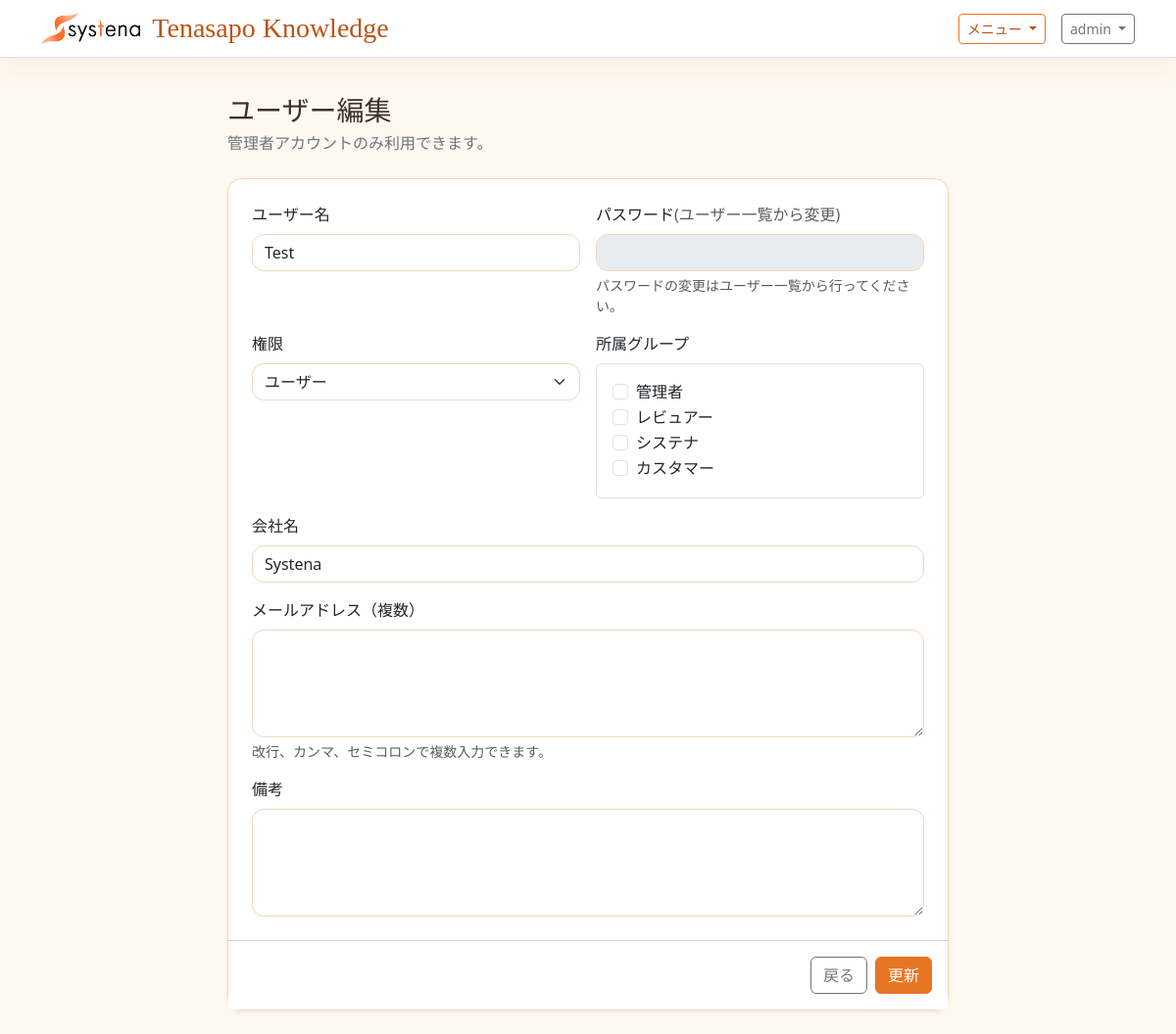
/users/2/edit/ (signed in), run on an earlier commit of the app's database.
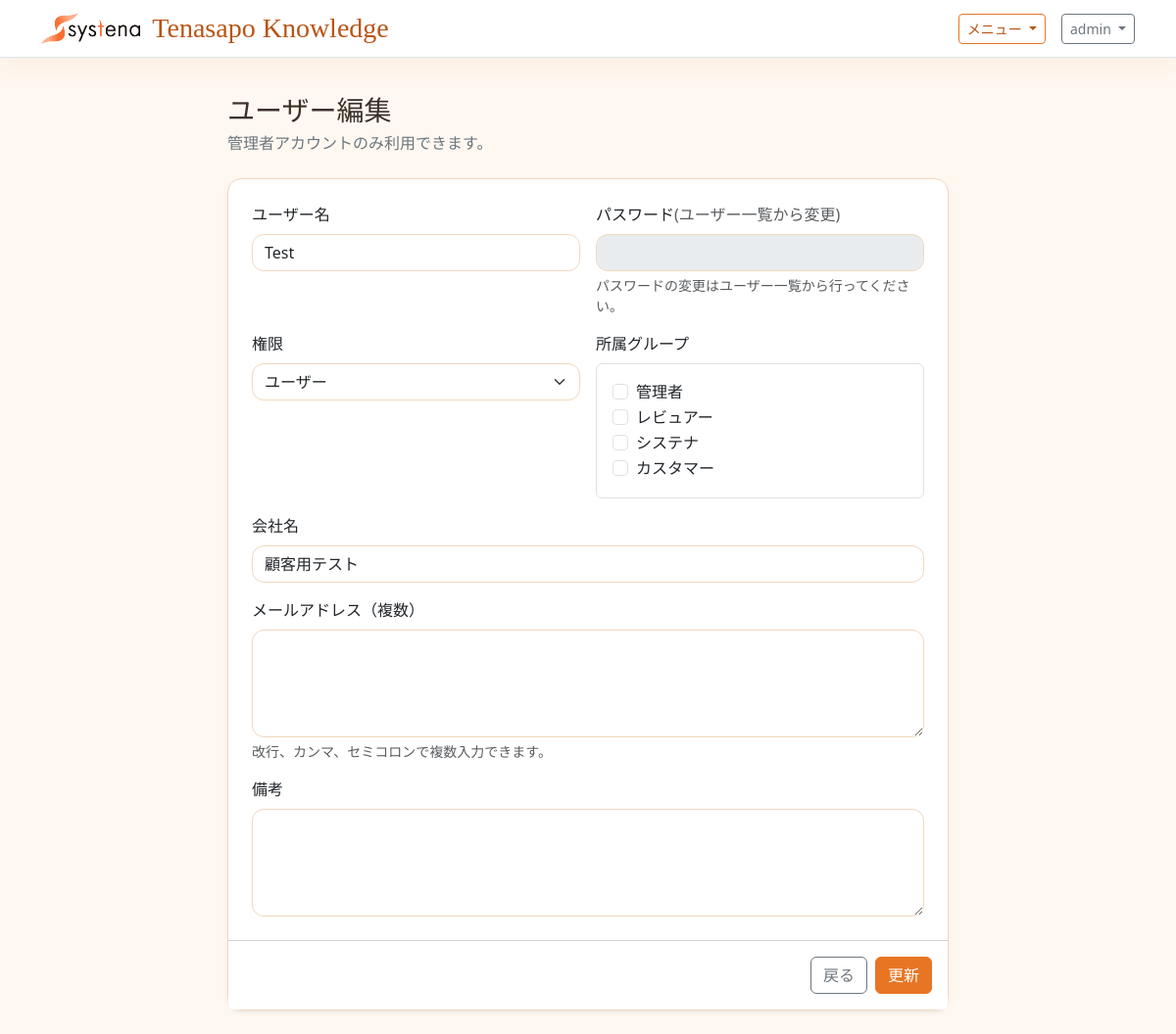
And on a later commit of the database.
### tenasapo_knowledge/models.py (models this page shows, shortened)
class UserProfile(models.Model):
    USER_TYPE_CUSTOMER = 'customer'
    USER_TYPE_SYSTENA = 'systena'
    USER_TYPE_CHOICES = (
        (USER_TYPE_CUSTOMER, 'カスタマー'),
        (USER_TYPE_SYSTENA, 'システナ'),
    )
    user = models.OneToOneField(
        settings.AUTH_USER_MODEL,
        on_delete=models.CASCADE,
        related_name='knowledge_profile',
        verbose_name='ユーザー',
    )
    company_name = models.CharField('会社名', max_length=120)
    user_type = models.CharField(
        'ユーザー区分',
        max_length=20,
        choices=USER_TYPE_CHOICES,
        default=USER_TYPE_CUSTOMER,
    )
    email_addresses = models.TextField('メールアドレス（複数）', blank=True)
    note = models.TextField('備考', blank=True)
    created_at = models.DateTimeField('作成日時', auto_now_add=True)
    updated_at = models.DateTimeField('更新日時', auto_now=True)
    class Meta:
        verbose_name = 'ユーザープロフィール'
        verbose_name_plural = 'ユーザープロフィール'
        ordering = ['user__username']

### tenasapo_knowledge/views.py (the view, shortened to what this page needs)
# urls.py: path('users/<int:pk>/edit/', UserUpdateView.as_view(), name='user_edit'),
class UserUpdateView(StaffRequiredMixin, FormView):
    template_name = 'tenasapo_knowledge/user_form.html'
    form_class = UserUpdateForm
    success_url = reverse_lazy('user_list')
    def dispatch(self, request, *args, **kwargs):
        User = get_user_model()
        self.user_obj = get_object_or_404(User, pk=kwargs['pk'])
        return super().dispatch(request, *args, **kwargs)
    def get_initial(self):
        profile = getattr(self.user_obj, 'knowledge_profile', None)
        return {
            'username': self.user_obj.username,
            'company_name': profile.company_name if profile else '',
            'role': UserCreateForm.ROLE_ADMIN if self.user_obj.is_staff else UserCreateForm.ROLE_USER,
            'groups': list(self.user_obj.groups.values_list('name', flat=True)),
            'email_addresses': profile.email_addresses if profile else '',
            'note': profile.note if profile else '',
        }
    def get_context_data(self, **kwargs):
        context = super().get_context_data(**kwargs)
        context['is_edit'] = True
        context['user_obj'] = self.user_obj
        return context

### tenasapo_knowledge/forms.py (shortened to what this page needs)
class UserUpdateForm(forms.Form):
    ROLE_ADMIN = 'admin'
    ROLE_USER = 'user'
    ROLE_CHOICES = (
        (ROLE_USER, 'ユーザー'),
        (ROLE_ADMIN, '管理者'),
    )
    username = forms.CharField(label='ユーザー名', max_length=150, disabled=True)
    password = forms.CharField(label='パスワード', widget=forms.PasswordInput, required=False)
    company_name = forms.CharField(label='会社名', max_length=120)
    role = forms.ChoiceField(label='権限', choices=ROLE_CHOICES)
    groups = forms.MultipleChoiceField(
        label='所属グループ',
        required=False,
        choices=(),
        widget=forms.CheckboxSelectMultiple,
    )
    email_addresses = forms.CharField(
        label='メールアドレス（複数）',
        required=False,
        widget=forms.Textarea(attrs={'rows': 4}),
        help_text='改行、カンマ、セミコロンで複数入力できます。',
    )
    note = forms.CharField(
        label='備考',
        required=False,
        widget=forms.Textarea(attrs={'rows': 4}),
    )
    def __init__(self, *args, **kwargs):
        super().__init__(*args, **kwargs)
        group_names = getattr(settings, 'USER_GROUPS', [])
        self.fields['groups'].choices = [(name, name) for name in group_names]

### tenasapo_knowledge/templates/tenasapo_knowledge/user_form.html (shortened to what the changed rows need)
{% extends "base.html" %}
{% block content %}
<div class="row justify-content-center">
    <div class="col-12 col-lg-8">
        <div class="d-flex justify-content-between align-items-center mb-4">
            <div>
                <h1 class="h3 mb-1">{% if is_edit %}ユーザー編集{% else %}ユーザー作成{% endif %}</h1>
            </div>
        </div>
        <form class="card shadow-sm" method="post">
            <div class="card-body p-4">
                <div class="row g-3">
                    <div class="col-12">
                        <label class="form-label" for="{{ form.company_name.id_for_label }}">会社名</label>
                        <input class="form-control{% if form.company_name.errors %} is-invalid{% endif %}" type="text" name="{{ form.company_name.html_name }}" id="{{ form.company_name.id_for_label }}" value="{{ form.company_name.value|default_if_none:'' }}" required>
                    </div>
                </div>
            </div>
        </form>
    </div>
</div>
{% endblock %}

What changed in the data, as far as the page shows it:
changed UserProfile: company_name "Systena" → "顧客用テスト"
